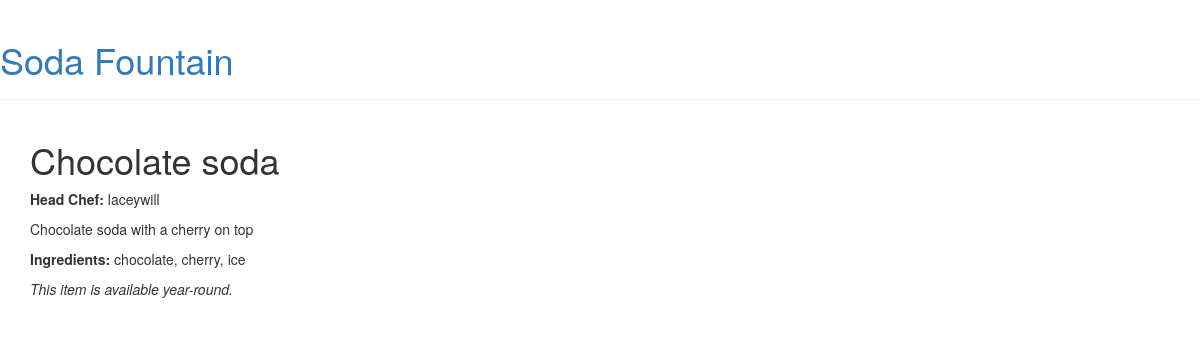
Page /menu/item/1/ on the committed database.
### menu/models.py (models this page shows, shortened)
class Item(models.Model):
    name = models.CharField(max_length=200)
    description = models.TextField()
    chef = models.ForeignKey('auth.User', on_delete=models.CASCADE,)
    created_date = models.DateTimeField(
            default=timezone.now)
    standard = models.BooleanField(default=False)
    ingredients = models.ManyToManyField('Ingredient')

class Ingredient(models.Model):
    name = models.CharField(unique=True, max_length=200)
    def __str__(self):
        return self.name

### menu/views.py (the view)
# urls.py: url(r'^menu/item/(?P<pk>\d+)/$', views.item_detail, name='item_detail'),
def item_detail(request, pk):
    try:
        item = Item.objects.prefetch_related('chef').get(pk=pk)
    except ObjectDoesNotExist:
        raise Http404
    return render(request, 'menu/detail_item.html', {'item': item})

### menu/templates/menu/detail_item.html (shortened to what this page needs)
{% extends 'base.html' %}
{% block content %}
    <div class="content container">
        <div class="row">
            <div class="col-md-8">
                <div class="post">
                    <h1>{{ item.name }}</h1>
                    <p><strong>Head Chef:</strong> {{ item.chef }}</p>
                    <p>{{ item.description }}</p>
                    <p><strong>Ingredients: </strong>{{ item.ingredients.all|join:", " }}</p>
                    {% if item.standard %}
                        <p><em>This item is available year-round.</em></p>
                    {% endif %}
                </div>
            </div>
        </div>
    </div>
{% endblock %}

### rows in the picture
Item: name "Chocolate soda", chef "laceywill", description "Chocolate soda with a cherry on top", ingredients.all "chocolate, cherry, ice"
